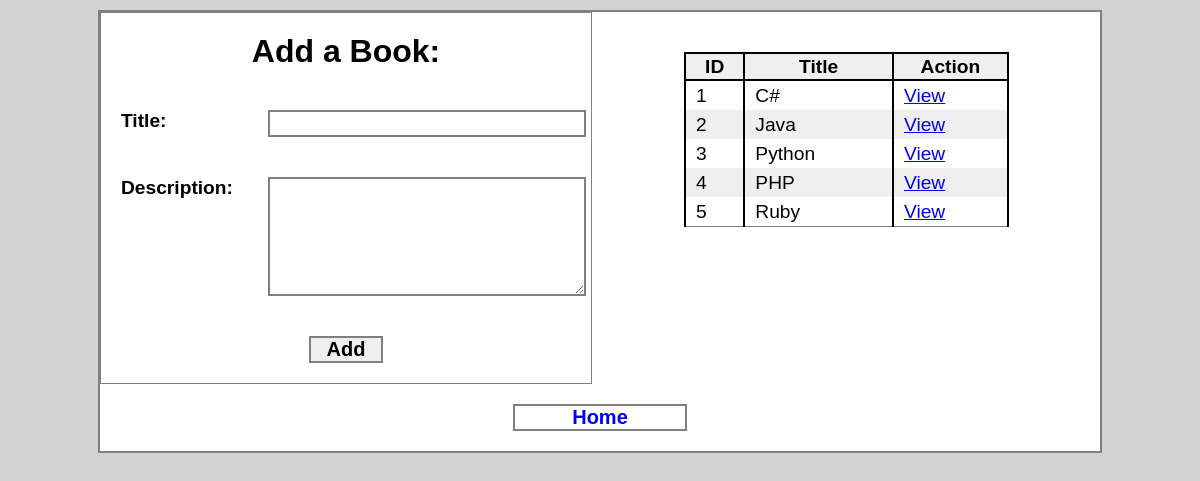
The app's page /books, older data.
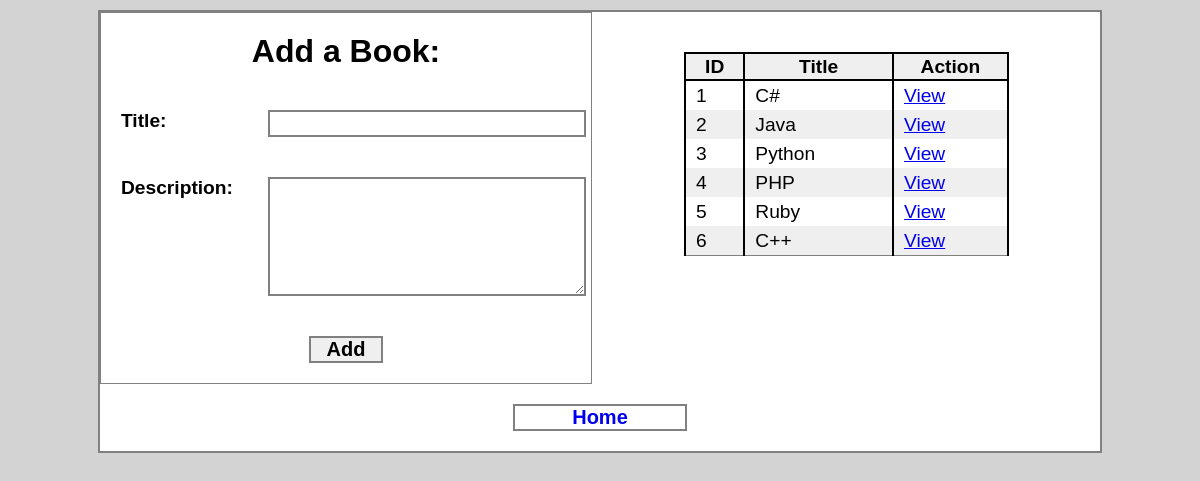
The same page, newer data.
### books_authors_app/models.py (models this page shows)
class Book(models.Model):
    title = models.CharField(max_length=255)
    desc = models.TextField(null=True)
    created_at = models.DateTimeField(auto_now_add=True)
    updated_at = models.DateTimeField(auto_now=True)

### books_authors_app/views.py (the view)
# urls.py: path('books', views.books),
def books(request):
    context = {
        "all_books": Book.objects.all(),
    }
    return render(request, "books.html", context)

### books_authors_app/templates/books.html (shortened to what this page needs)
<!DOCTYPE html>
<html lang="en">
<head>
    {% load static %}
    <link rel="stylesheet" href="{% static 'css/ba_style.css' %}">
</head>
<body>
    <div class="mainwrapper">
        <div class="addForm">
            <form action="/add_a_book" method="POST">
                <h1>Add a Book:</h1>
                <label for="title">Title:</label>
                <input type="text" id="title" name="title">
                <label for="description">Description:</label>
                <textarea name="description" id="description" cols="30" rows="5"></textarea>
                <input id="submit" type="submit" value="Add">
            </form>
        </div>
        <div class="tablearea">
            <table>
                <tbody>
                    <tr>
                        <th>ID</th>
                        <th>Title</th>
                        <th>Action</th>
                    </tr>
                    {% for book in all_books %}
                    <tr>
                        <td>{{ book.id }}</td>
                        <td>{{ book.title }}</td>
                        <td><a href="/books/{{book.id}}">View</a></td>
                    </tr>
                    {% endfor %}
                </tbody>
            </table>
        </div>
        <a id="home" href="/">Home</a>
    </div>
</body>
</html>

Row changes from the older to the newer data that the page shows:
added Book: id "6", title "C++"
